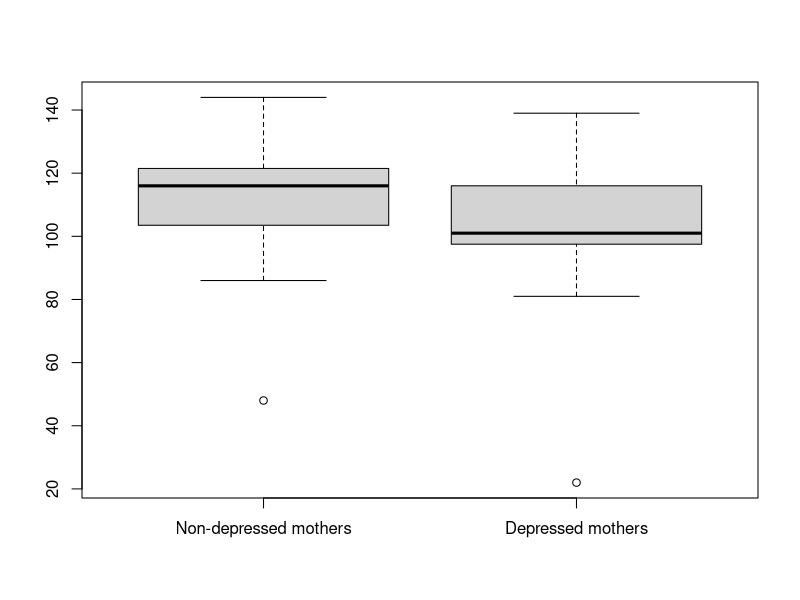
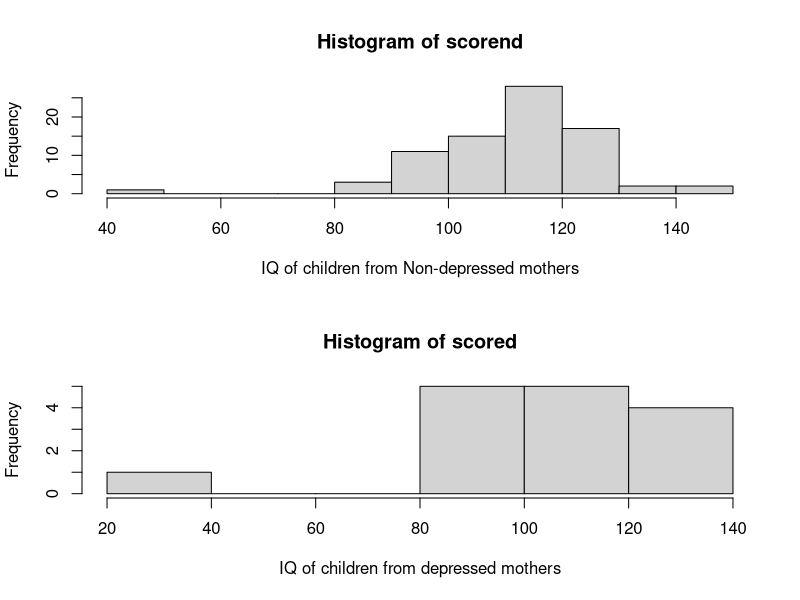
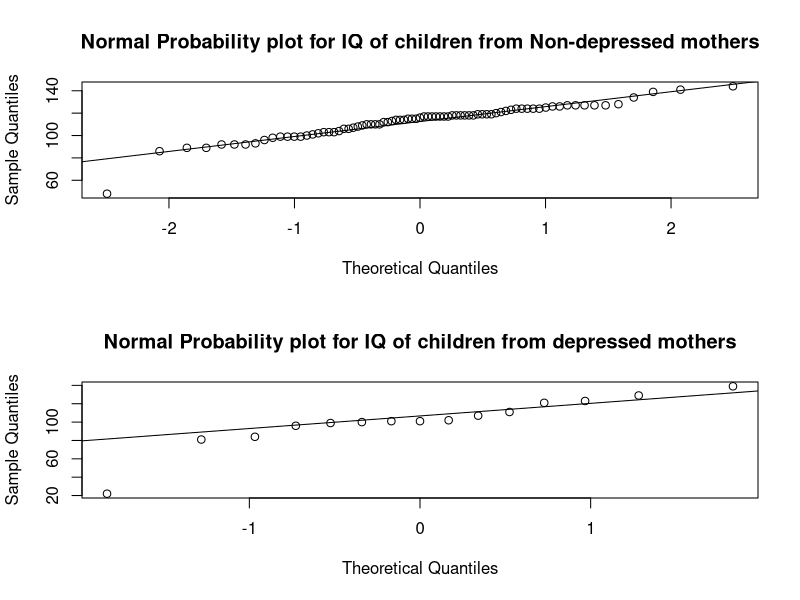

R code for these plots, in order:
# Author: Nikos Kougianos
# Date: 4/12/2020

# Use these 2 lines to set working directory as the current directory of the
# file. Tested on Rstudio @ Windows 10 OS.
this.dir <- dirname(parent.frame(2)$ofile)
setwd(this.dir);

# Read data
data <- read.table("iqdata.txt", sep=" ")

# Create one dataframe with non depressed mothers ->scorend
# and another one with depressed mothers

scorend <- data$V2[data$V1=="nd"]
scored <- data$V2[data$V1=="d"]
boxplot(scorend, scored, names=c("Non-depressed mothers","Depressed mothers"))
par(mfrow=c(2,1))
hist(scorend, xlab="IQ of children from Non-depressed mothers")
hist(scored, xlab="IQ of children from depressed mothers")
qqnorm(scorend,main="")
qqline(scorend)
title(main="Normal Probability plot for IQ of children from Non-depressed mothers")
qqnorm(scored,main="")
qqline(scored)
title(main="Normal Probability plot for IQ of children from depressed mothers")